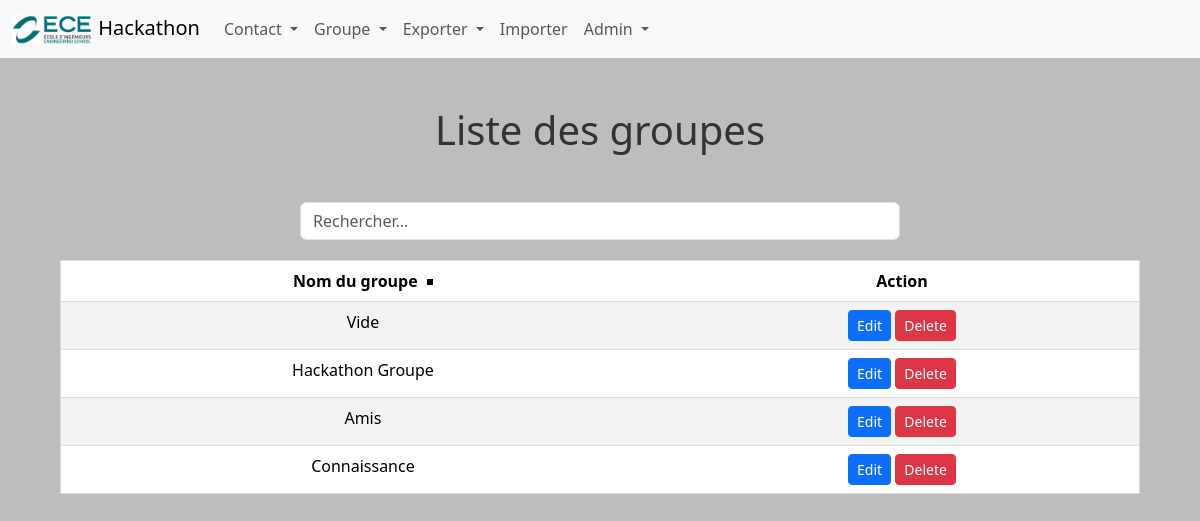
Page /groupes (signed in) on the committed database.
### tables this page shows
CREATE TABLE Groupe (
    id_groupe     INTEGER PRIMARY KEY AUTOINCREMENT,
    nom_de_groupe VARCHAR(50) NOT NULL,
    created_date  DATETIME NOT NULL,
    updated_date  DATETIME NOT NULL,
	id_user INTEGER NOT NULL,
	FOREIGN KEY (id_user) REFERENCES User(id_user)
);

### main.py (the view)
@app.route("/groupes")
def liste_groupes():
    if 'id' not in session:
        return redirect(url_for('login'))
    else:
        query = "SELECT * FROM Groupe WHERE id_user = ?"
        values = (session['id'],)
        groupes = recup_bdd(query, values)
        return render_template('groupeList.html', groupes=groupes)

### function.py (called while the page is built)
def connect_db():
    return sqlite3.connect('hackathon_bdd.sqlite')

def recup_bdd(query: str, values=None, doOne: bool = False):
    connection = connect_db()
    cursor = connection.cursor()
    if values:
        cursor.execute(query, values)
    else:
        cursor.execute(query)
    if doOne:
        result = cursor.fetchone()
    else:
        result = cursor.fetchall()
    connection.close()
    return result

### templates/groupeList.html (shortened to what this page needs)
{% extends "layout/base.html" %}
{% block content %}
    {% include 'layout/navbar.html' %}
    <h1 class="m-5">Liste des groupes</h1>
    <div class="input-group mb-3">
        <input type="text" class="form-control" id="searchInput" placeholder="Rechercher...">
    </div>
    <table class="table table-striped" id="groupeTable">
        <thead>
            <tr>
                <th data-column="1">Nom du groupe <span class="arrow"></span></th>
                <th>Action</th>
            </tr>
        </thead>
        <tbody>
            {% for groupe in groupes %}
                <tr class="groupe-row">
                    <td>{{ groupe[1] }}</td>
                    <td>
                        <a href="{{ url_for('edit_groupe', groupeId=groupe[0]) }}" class="btn btn-primary btn-sm">
                            Edit
                        </a>
                        <a href="{{ url_for('delete_groupe', groupeId=groupe[0]) }}" class="btn btn-danger btn-sm">
                            Delete
                        </a>
                    </td>
                </tr>
            {% endfor %}
        </tbody>
    </table>
{% endblock %}

### static/styles.css (style rules this page uses)
body { background: #bdbdbd; font-family: 'Segoe UI', Tahoma, Geneva, Verdana, sans-serif; }
h1 { text-align: center; color: #333; }
.arrow { display: inline-block; width: 0; height: 0; border-style: solid; vertical-align: middle; margin-left: 5px; }
.input-group { width: 50%; margin: auto; margin-bottom: 20px; }
#contactTable, #groupeTable { width: 90%; margin: auto; border: 1px solid #ddd; border-collapse: collapse; border-radius: 8px; margin-top: 20px; padding: 10px; text-align: center; }

### rows in the picture
Groupe: nom_de_groupe "Vide"
Groupe: nom_de_groupe "Hackathon Groupe"
Groupe: nom_de_groupe "Amis"
Groupe: nom_de_groupe "Connaissance"
